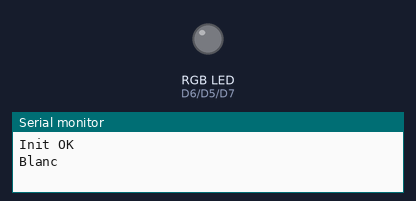
This sketch was run on a simulated ESP8266 (Wemos D1 mini). On the bench: an RGB LED mixed from three pins (HIGH = lit), the last lines printed to the serial monitor.

Above: at 2.5 s.
At 12.5 s:
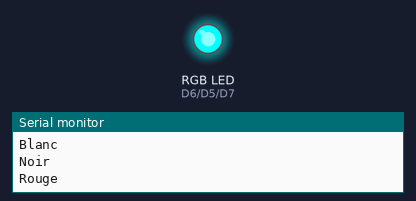
At 17.5 s:
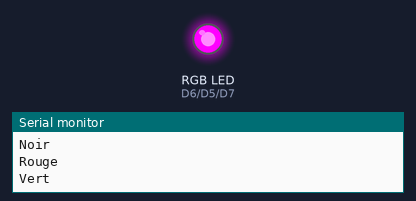
At 22.5 s:
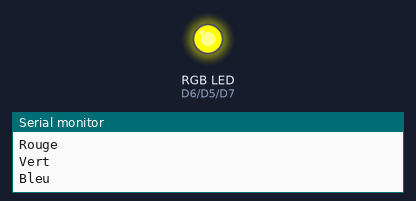
At 32.5 s:
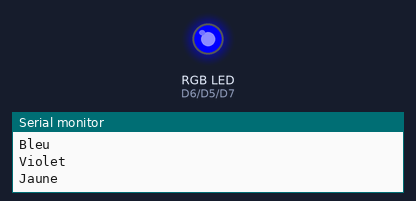
At 47.5 s:
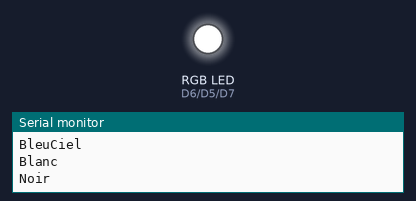
Timing chart, 0 to 52.0 s (numbered marks = the images above):
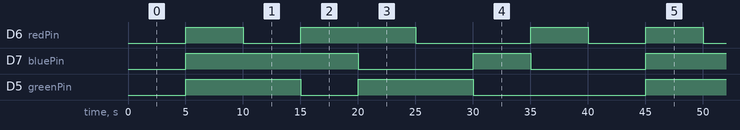

Measured:
- by itself, D6 (redPin): repeats every 40.0 s: LOW 5.0 s, HIGH 10.0 s, LOW 10.0 s, HIGH 5.0 s, LOW 5.0 s, HIGH 5.0 s
- by itself, D7 (bluePin): repeats every 40.0 s: LOW 10.0 s, HIGH 5.0 s, LOW 10.0 s, HIGH 15.0 s
- by itself, D5 (greenPin): repeats every 40.0 s: LOW 5.0 s, HIGH 10.0 s, LOW 15.0 s, HIGH 10.0 s

The sketch:

testNumerique.ino
```cpp
// RGB LED - Automatic Color Cycling
// http://www.mbeckler.org/microcontrollers/rgb_led/
// Matthew L Beckler
// matthew at mbeckler dot org

//Test avec des entree numerique sur un WemosD1
int redPin = D6;
int bluePin = D7;
int greenPin = D5;

int redIn = 0;
int greenIn = 1;
int blueIn = 2;

int redVal;
int greenVal;
int blueVal;

void setup()
{
  Serial.begin(115200);
  redVal = LOW;
  greenVal = LOW;
  blueVal = LOW;
  pinMode(redPin,OUTPUT);
  pinMode(bluePin,OUTPUT);
  pinMode(greenPin,OUTPUT);
  update();
  Serial.println("Init OK");
}

// This function updates the LED outputs.
void update()
{
  digitalWrite(redPin, redVal);
  digitalWrite(greenPin, greenVal);
  digitalWrite(bluePin, blueVal);
}


void loop()
{
  Serial.println("Blanc");
  redVal = LOW;
  greenVal = LOW;
  blueVal = LOW;
  update();
  delay(5000);
  Serial.println("Noir");
  redVal = HIGH;
  greenVal = HIGH;
  blueVal = HIGH;
  update();
  delay(5000);
  Serial.println("Rouge");
  // start out at black (all off)
  redVal = LOW;
  greenVal = HIGH;
  blueVal = HIGH;
  update();
  delay(5000);
  Serial.println("Vert");
  redVal = HIGH;
  greenVal = LOW;
  blueVal = HIGH;
  update();
  delay(5000);
  Serial.println("Bleu");
  redVal = HIGH;
  greenVal = HIGH;
  blueVal = LOW;
  update();
  delay(5000);
  Serial.println("Violet");
  redVal = LOW;
  greenVal = HIGH;
  blueVal = LOW;
  update();
  delay(5000);
  Serial.println("Jaune");
  redVal = LOW;
  greenVal = LOW;
  blueVal = HIGH;
  update();
  delay(5000);
  Serial.println("BleuCiel");
  redVal = HIGH;
  greenVal = LOW;
  blueVal = LOW;
  update();
  delay(5000);
}
```
